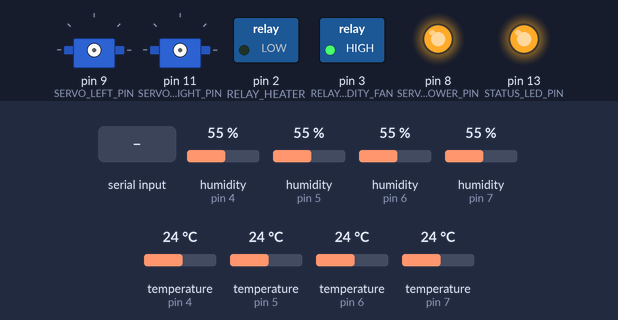
The sketch below on a simulated Arduino Uno, built with avr-gcc and run on an emulated ATmega328P. Shown: 2 × servo, switched loads named in the sketch (green lamp = pin HIGH), output pins drawn as LEDs (lit = HIGH). The inputs (shaded band) are chosen by the test bench; at power-on: humidity (sensors on pin 5, pin 6, pin 4, pin 7) 55 %, temperature (sensors on pin 4, pin 5, pin 6, pin 7) 24 °C. EEPROM starts erased; what the sketch prints to the serial monitor is not drawn.

Above: at 1.2 s.
1.3 s: "r\n" received over Serial
At 2.8 s:
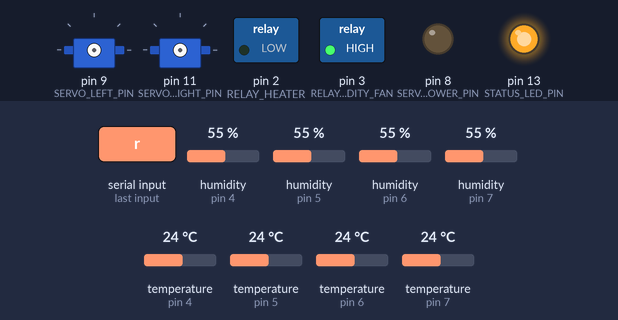
11.4 s: humidity (sensor on pin 5) set to 24 %
17.1 s: humidity (sensor on pin 5) set to 21 %
At 18.4 s:
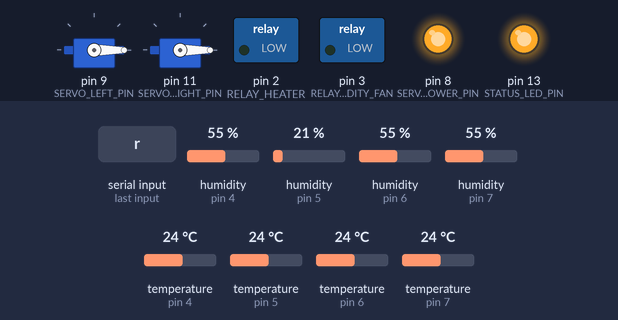
19.5 s: byte 114 ('r') received over Serial
At 21.1 s:
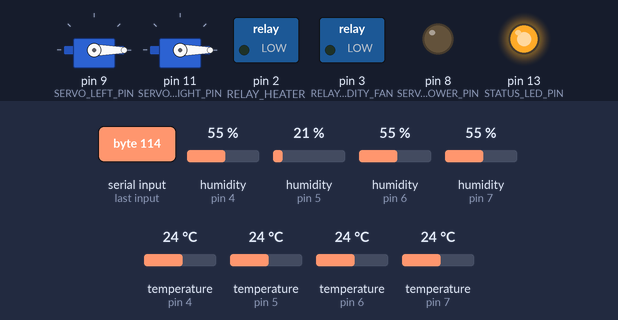
29.6 s: humidity (sensor on pin 6) set to 66 %
35.0 s: humidity (sensor on pin 6) set to 70 %
At 36.7 s:
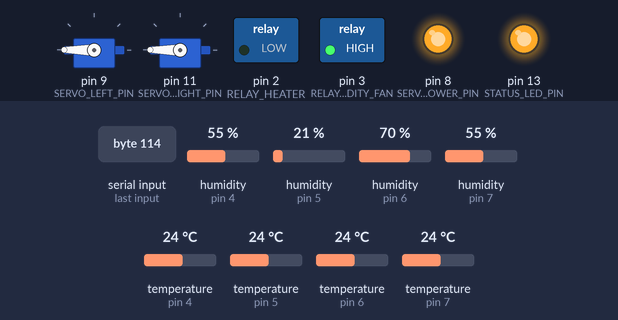
Timing chart, 0 to 38.2 s (numbered marks = the images above; inputs shaded):
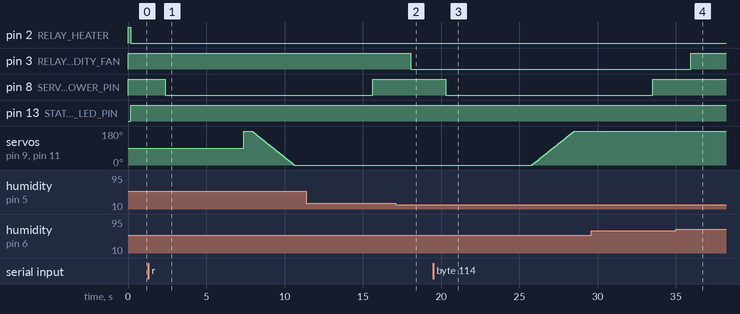

The sketch:

Incubator.ino
```cpp
#include <DHT.h>
#include <Servo.h>
#include <EEPROM.h>
#include <SoftwareSerial.h>

// =========================
// Mode
// =========================
bool hatchingMode = false;

// =========================
// Pin assignment
// =========================
#define DHTPIN1 4
#define DHTPIN2 5
#define DHTPIN3 6
#define DHTPIN4 7
#define DHTTYPE DHT11

#define RELAY_HEATER       2
#define RELAY_HUMIDITY_FAN 3

#define SERVO_LEFT_PIN   9
#define SERVO_RIGHT_PIN  11

#define SERVO_POWER_PIN 8

#define STATUS_LED_PIN 13

// =========================
// Bluetooth HC-05 serial
// =========================
#define BT_RX_PIN 12   // Arduino RX  <- HC-05 TX  (green wire)
#define BT_TX_PIN 10   // Arduino TX  -> HC-05 RX  (yellow wire, through voltage divider)

// =========================
// Servo power control
// =========================
const bool SERVO_POWER_ACTIVE_LOW = true;   // true for most relay modules
const unsigned long SERVO_POWER_BEFORE_MS = 5000;
const unsigned long SERVO_POWER_AFTER_MS  = 5000;

// =========================
// Edge correction
// =========================
unsigned long lowEdgeCounter = 0;
unsigned long highEdgeCounter = 0;
const unsigned long EDGE_TIME_LIMIT = 900;

// =========================
// Relay logic
// =========================
const bool RELAY_ACTIVE_LOW = true;

// =========================
// Temperature control - normal mode
// =========================
const float NORMAL_SETPOINT_C = 37.5;
const float NORMAL_ALWAYS_ON_BELOW_C  = 37.3;
const float NORMAL_ALWAYS_OFF_ABOVE_C = 37.7;

const float NORMAL_CORRECTION_HIGH_TEMP_C = 37.7;
const float NORMAL_CORRECTION_LOW_TEMP_C  = 37.3;

// =========================
// Temperature control - hatching mode
// =========================
const float HATCH_SETPOINT_C = 37.3;
const float HATCH_ALWAYS_ON_BELOW_C  = 36.9;
const float HATCH_ALWAYS_OFF_ABOVE_C = 37.5;

const float HATCH_CORRECTION_HIGH_TEMP_C = 37.4;
const float HATCH_CORRECTION_LOW_TEMP_C  = 37.0;

const float EXACT_BAND = 0.0;

const unsigned long HEATER_WINDOW_MS = 100000;

const int DUTY_UNDER_SETPOINT = 35;
const int DUTY_AT_SETPOINT    = 30;
const int DUTY_OVER_SETPOINT  = 25;

// =========================
// Adaptive cumulative correction
// =========================
const int CORRECTION_STEP_DUTY = 5;
const int MAX_CUMULATIVE_CORRECTION = 25;

const unsigned long CORRECTION_INTERVAL_MS = 15UL * 60UL * 1000UL;

int dutyCorrection = 0;
unsigned long lastCorrectionTime = 0;

// =========================
// Humidity control
// =========================
const float NORMAL_HUM_LOW_SETPOINT  = 50.0;
const float NORMAL_HUM_HIGH_SETPOINT = 55.0;

const float HATCH_HUM_LOW_SETPOINT  = 65.0;
const float HATCH_HUM_HIGH_SETPOINT = 70.0;

// =========================
// LED OK limits
// =========================
const float NORMAL_LED_TEMP_LOW  = 37.3;
const float NORMAL_LED_TEMP_HIGH = 37.7;
const float NORMAL_LED_HUM_LOW   = 45.0;
const float NORMAL_LED_HUM_HIGH  = 60.0;

const float HATCH_LED_TEMP_LOW  = 37.0;
const float HATCH_LED_TEMP_HIGH = 37.4;
const float HATCH_LED_HUM_LOW   = 55.0;
const float HATCH_LED_HUM_HIGH  = 75.0;

// =========================
// Sensor validity limits
// =========================
const float SENSOR_TEMP_MIN_C = 10.0;
const float SENSOR_TEMP_MAX_C = 60.0;

// =========================
// Sensor offsets and average selection
// =========================
const float TEMP_OFFSET_1 = 1.3;
const float HUM_OFFSET_1  = 9.0;
const bool USE_SENSOR_1_IN_AVERAGE = false;

const float TEMP_OFFSET_2 = 0.8;
const float HUM_OFFSET_2  = 12.0;
const bool USE_SENSOR_2_IN_AVERAGE = true;

const float TEMP_OFFSET_3 = 0.4;
const float HUM_OFFSET_3  = 10.0;
const bool USE_SENSOR_3_IN_AVERAGE = true;

const float TEMP_OFFSET_4 = -0.4;
const float HUM_OFFSET_4  = -6.0;
const bool USE_SENSOR_4_IN_AVERAGE = false;

// =========================
// Servo settings
// =========================
const int SERVO_MIN_ANGLE = 0;
const int SERVO_MAX_ANGLE = 180;
const int SERVO_STEP_DELAY_MS = 15;

const unsigned long SERVO_TURN_INTERVAL_MS = 5UL * 60UL * 60UL * 1000UL;

// EEPROM addresses
const int EEPROM_SERVO_ANGLE_ADDR = 0;
const int EEPROM_NORMAL_CORRECTION_ADDR = 1;
const int EEPROM_HATCH_CORRECTION_ADDR  = 2;

// =========================
// Objects
// =========================
DHT dht1(DHTPIN1, DHTTYPE);
DHT dht2(DHTPIN2, DHTTYPE);
DHT dht3(DHTPIN3, DHTTYPE);
DHT dht4(DHTPIN4, DHTTYPE);

Servo servoLeft;
Servo servoRight;

SoftwareSerial BT(BT_RX_PIN, BT_TX_PIN);

String serialCommandBuffer = "";
String btCommandBuffer = "";

// =========================
// State
// =========================
bool heaterOn = false;
bool humidityFanOn = false;
int heaterDuty = 0;

bool servoAtMax = true;
int currentServoAngle = SERVO_MAX_ANGLE;
unsigned long lastServoTurnTime = 0;

// =========================
// Active mode helper functions
// =========================
float activeSetpoint() {
  return hatchingMode ? HATCH_SETPOINT_C : NORMAL_SETPOINT_C;
}

float activeAlwaysOnBelow() {
  return hatchingMode ? HATCH_ALWAYS_ON_BELOW_C : NORMAL_ALWAYS_ON_BELOW_C;
}

float activeAlwaysOffAbove() {
  return hatchingMode ? HATCH_ALWAYS_OFF_ABOVE_C : NORMAL_ALWAYS_OFF_ABOVE_C;
}

float activeCorrectionHigh() {
  return hatchingMode ? HATCH_CORRECTION_HIGH_TEMP_C : NORMAL_CORRECTION_HIGH_TEMP_C;
}

float activeCorrectionLow() {
  return hatchingMode ? HATCH_CORRECTION_LOW_TEMP_C : NORMAL_CORRECTION_LOW_TEMP_C;
}

float activeHumLow() {
  return hatchingMode ? HATCH_HUM_LOW_SETPOINT : NORMAL_HUM_LOW_SETPOINT;
}

float activeHumHigh() {
  return hatchingMode ? HATCH_HUM_HIGH_SETPOINT : NORMAL_HUM_HIGH_SETPOINT;
}

int activeCorrectionEEPROMAddress() {
  return hatchingMode ? EEPROM_HATCH_CORRECTION_ADDR : EEPROM_NORMAL_CORRECTION_ADDR;
}

// =========================
// Helper functions
// =========================
void setRelay(int pin, bool on) {
  if (RELAY_ACTIVE_LOW) {
    digitalWrite(pin, on ? LOW : HIGH);
  } else {
    digitalWrite(pin, on ? HIGH : LOW);
  }
}

void setServoPower(bool on) {
  if (SERVO_POWER_ACTIVE_LOW) {
    digitalWrite(SERVO_POWER_PIN, on ? LOW : HIGH);
  } else {
    digitalWrite(SERVO_POWER_PIN, on ? HIGH : LOW);
  }
}

bool isSensorValid(float t, float h) {
  if (isnan(t) || isnan(h)) return false;
  if (t < SENSOR_TEMP_MIN_C) return false;
  if (t > SENSOR_TEMP_MAX_C) return false;
  return true;
}

float round1(float x) {
  return round(x * 10.0) / 10.0;
}

int clampDuty(int value) {
  if (value < 0) return 0;
  if (value > 100) return 100;
  return value;
}

int clampCorrection(int value) {
  if (value > MAX_CUMULATIVE_CORRECTION) return MAX_CUMULATIVE_CORRECTION;
  if (value < -MAX_CUMULATIVE_CORRECTION) return -MAX_CUMULATIVE_CORRECTION;
  return value;
}

// =========================
// Serial + Bluetooth printing helpers
// =========================
void printBoth(const char *value) {
  Serial.print(value);
  BT.print(value);
}

void printBoth(char value) {
  Serial.print(value);
  BT.print(value);
}

void printBoth(bool value) {
  Serial.print(value);
  BT.print(value);
}

void printBoth(int value) {
  Serial.print(value);
  BT.print(value);
}

void printBoth(unsigned long value) {
  Serial.print(value);
  BT.print(value);
}

void printBoth(float value) {
  Serial.print(value);
  BT.print(value);
}

void printBoth(float value, int digits) {
  Serial.print(value, digits);
  BT.print(value, digits);
}

void printlnBoth(const char *value) {
  Serial.println(value);
  BT.println(value);
}

void printlnBoth(int value) {
  Serial.println(value);
  BT.println(value);
}

void printlnBoth(char value) {
  Serial.println(value);
  BT.println(value);
}

void printlnBoth(bool value) {
  Serial.println(value);
  BT.println(value);
}

void printlnBoth(unsigned long value) {
  Serial.println(value);
  BT.println(value);
}

void printlnBoth(float value) {
  Serial.println(value);
  BT.println(value);
}

void printlnBoth(float value, int digits) {
  Serial.println(value, digits);
  BT.println(value, digits);
}

// =========================
// EEPROM correction functions
// =========================
void saveCorrectionToEEPROM(int correction) {
  int storedValue = correction + 100;
  EEPROM.update(activeCorrectionEEPROMAddress(), storedValue);
}

int readCorrectionFromEEPROM() {
  int storedValue = EEPROM.read(activeCorrectionEEPROMAddress());
  int correction = storedValue - 100;

  if (correction < -MAX_CUMULATIVE_CORRECTION ||
      correction > MAX_CUMULATIVE_CORRECTION) {
    correction = 0;
  }

  return correction;
}

void updateDutyCorrection(float temp) {
  unsigned long now = millis();

  if (now - lastCorrectionTime < CORRECTION_INTERVAL_MS) {
    return;
  }

  int oldCorrection = dutyCorrection;

  if (temp >= activeCorrectionHigh()) {
    dutyCorrection -= CORRECTION_STEP_DUTY;
    dutyCorrection = clampCorrection(dutyCorrection);
    lastCorrectionTime = now;
  }
  else if (temp <= activeCorrectionLow()) {
    dutyCorrection += CORRECTION_STEP_DUTY;
    dutyCorrection = clampCorrection(dutyCorrection);
    lastCorrectionTime = now;
  }

  if (dutyCorrection != oldCorrection) {
    saveCorrectionToEEPROM(dutyCorrection);
  }
}

int calculateHeaterDuty(float temp) {
  updateDutyCorrection(temp);

  if (temp < activeAlwaysOnBelow()) return 100;
  if (temp > activeAlwaysOffAbove()) return 0;

  int baseDuty;

  if (temp < activeSetpoint() - EXACT_BAND) {
    baseDuty = DUTY_UNDER_SETPOINT;
  }
  else if (temp > activeSetpoint() + EXACT_BAND) {
    baseDuty = DUTY_OVER_SETPOINT;
  }
  else {
    baseDuty = DUTY_AT_SETPOINT;
  }

  return clampDuty(baseDuty + dutyCorrection);
}

void applyHeaterPulseControl(int dutyPercent) {
  unsigned long windowPosition = millis() % HEATER_WINDOW_MS;
  unsigned long onTime = (HEATER_WINDOW_MS * dutyPercent) / 100;

  heaterOn = (windowPosition < onTime);
  setRelay(RELAY_HEATER, heaterOn);
}

void saveServoAngleToEEPROM(int angle) {
  EEPROM.update(EEPROM_SERVO_ANGLE_ADDR, angle);
}

int readServoAngleFromEEPROM() {
  int angle = EEPROM.read(EEPROM_SERVO_ANGLE_ADDR);

  if (angle < SERVO_MIN_ANGLE || angle > SERVO_MAX_ANGLE) {
    angle = SERVO_MAX_ANGLE;
  }

  return angle;
}

void moveServosSmooth(int targetAngle) {
  setServoPower(true);
  delay(SERVO_POWER_BEFORE_MS);

  servoLeft.attach(SERVO_LEFT_PIN);
  servoRight.attach(SERVO_RIGHT_PIN);

  servoLeft.write(currentServoAngle);
  servoRight.write(currentServoAngle);
  delay(500);

  if (currentServoAngle < targetAngle) {
    for (int angle = currentServoAngle; angle <= targetAngle; angle++) {
      servoLeft.write(angle);
      servoRight.write(angle);
      delay(SERVO_STEP_DELAY_MS);
    }
  } else {
    for (int angle = currentServoAngle; angle >= targetAngle; angle--) {
      servoLeft.write(angle);
      servoRight.write(angle);
      delay(SERVO_STEP_DELAY_MS);
    }
  }

  currentServoAngle = targetAngle;
  saveServoAngleToEEPROM(currentServoAngle);

  delay(SERVO_POWER_AFTER_MS);

  servoLeft.detach();
  servoRight.detach();

  setServoPower(false);
}

void rotateEggs() {
  if (hatchingMode) {
    printlnBoth("Servo: STOPPED (hatching mode)");
    return;
  }

  if (servoAtMax) {
    moveServosSmooth(SERVO_MIN_ANGLE);
    servoAtMax = false;
    printlnBoth("Servo: MIN");
  } else {
    moveServosSmooth(SERVO_MAX_ANGLE);
    servoAtMax = true;
    printlnBoth("Servo: MAX");
  }

  lastServoTurnTime = millis();
}

void switchMode(bool hatchMode) {
  if (hatchingMode == hatchMode) {
    printBoth("Mode already ");
    printlnBoth(hatchingMode ? "HATCHING" : "NORMAL");
    return;
  }

  saveCorrectionToEEPROM(dutyCorrection);

  hatchingMode = hatchMode;
  dutyCorrection = readCorrectionFromEEPROM();

  lowEdgeCounter = 0;
  highEdgeCounter = 0;
  lastCorrectionTime = millis();
  lastServoTurnTime = millis();

  printBoth("Mode changed to ");
  printBoth(hatchingMode ? "HATCHING" : "NORMAL");
  printBoth(" | Corr=");
  printlnBoth(dutyCorrection);
}

bool handleModeCommand(String command) {
  command.trim();

  if (command.length() == 0) {
    return false;
  }

  if (command.equalsIgnoreCase("Hatch")) {
    switchMode(true);
    return true;
  }

  if (command.equalsIgnoreCase("Normal")) {
    switchMode(false);
    return true;
  }

  return false;
}

void handleServoCommand(char c, bool &correctionChanged) {
  if (c == 'r' || c == 'R') {
    rotateEggs();
  }
  else if (c == '+') {
    dutyCorrection += CORRECTION_STEP_DUTY;
    dutyCorrection = clampCorrection(dutyCorrection);
    correctionChanged = true;
  }
  else if (c == '-') {
    dutyCorrection -= CORRECTION_STEP_DUTY;
    dutyCorrection = clampCorrection(dutyCorrection);
    correctionChanged = true;
  }
}

void handleIncomingChar(char c, String &commandBuffer, bool &correctionChanged) {
  if ((c == 'r' || c == 'R') && commandBuffer.length() == 0) {
    handleServoCommand(c, correctionChanged);
    return;
  }

  if (isAlpha(c)) {
    commandBuffer += c;

    if (handleModeCommand(commandBuffer)) {
      commandBuffer = "";
    }

    return;
  }

  if (c == '\n' || c == '\r' || c == ' ' || c == '\t') {
    handleModeCommand(commandBuffer);
    commandBuffer = "";
    return;
  }

  commandBuffer = "";
  handleServoCommand(c, correctionChanged);
}

void checkServo() {
  bool correctionChanged = false;

  while (Serial.available()) {
    char c = Serial.read();
    handleIncomingChar(c, serialCommandBuffer, correctionChanged);
  }

  while (BT.available()) {
    char c = BT.read();
    handleIncomingChar(c, btCommandBuffer, correctionChanged);
  }

  if (correctionChanged) {
    saveCorrectionToEEPROM(dutyCorrection);

    printBoth("Manual Corr=");
    printlnBoth(dutyCorrection);
  }

  if (!hatchingMode &&
      millis() - lastServoTurnTime >= SERVO_TURN_INTERVAL_MS) {
    rotateEggs();
  }
}

void updateStatusLED(float controlTemp, float usedHum) {
  bool systemOK;

  if (hatchingMode) {
    systemOK =
      (controlTemp >= HATCH_LED_TEMP_LOW && controlTemp <= HATCH_LED_TEMP_HIGH) &&
      (usedHum >= HATCH_LED_HUM_LOW && usedHum <= HATCH_LED_HUM_HIGH);
  } else {
    systemOK =
      (controlTemp >= NORMAL_LED_TEMP_LOW && controlTemp <= NORMAL_LED_TEMP_HIGH) &&
      (usedHum >= NORMAL_LED_HUM_LOW && usedHum <= NORMAL_LED_HUM_HIGH);
  }

  digitalWrite(STATUS_LED_PIN, systemOK ? LOW : HIGH);
}

void setup() {
  Serial.begin(9600);
  BT.begin(9600);

  dht1.begin();
  dht2.begin();
  dht3.begin();
  dht4.begin();

  pinMode(RELAY_HEATER, OUTPUT);
  pinMode(RELAY_HUMIDITY_FAN, OUTPUT);

  setRelay(RELAY_HEATER, false);
  setRelay(RELAY_HUMIDITY_FAN, false);

  pinMode(SERVO_POWER_PIN, OUTPUT);
  setServoPower(false);

  pinMode(STATUS_LED_PIN, OUTPUT);
  digitalWrite(STATUS_LED_PIN, LOW);

  dutyCorrection = readCorrectionFromEEPROM();

  int savedServoAngle = readServoAngleFromEEPROM();

  currentServoAngle = savedServoAngle;
  servoAtMax = (savedServoAngle == SERVO_MAX_ANGLE);

  lastServoTurnTime = millis();
  lastCorrectionTime = millis();

  printBoth("System started | Mode=");
  printBoth(hatchingMode ? "HATCHING" : "NORMAL");
  printBoth(" | Saved Corr=");
  printBoth(dutyCorrection);
  printBoth(" | Saved Servo=");
  printlnBoth(currentServoAngle);
}

// =========================
// MAIN LOOP
// =========================
void loop() {
  checkServo();

  float h1 = dht1.readHumidity();
  float t1 = dht1.readTemperature();

  float h2 = dht2.readHumidity();
  float t2 = dht2.readTemperature();

  float h3 = dht3.readHumidity();
  float t3 = dht3.readTemperature();

  float h4 = dht4.readHumidity();
  float t4 = dht4.readTemperature();

  h1 += HUM_OFFSET_1;
  t1 += TEMP_OFFSET_1;

  h2 += HUM_OFFSET_2;
  t2 += TEMP_OFFSET_2;

  h3 += HUM_OFFSET_3;
  t3 += TEMP_OFFSET_3;

  h4 += HUM_OFFSET_4;
  t4 += TEMP_OFFSET_4;

  bool ok1 = isSensorValid(t1, h1);
  bool ok2 = isSensorValid(t2, h2);
  bool ok3 = isSensorValid(t3, h3);
  bool ok4 = isSensorValid(t4, h4);

  float usedTemp = 0;
  float usedHum  = 0;
  int usedCount = 0;

  bool use1 = ok1 && USE_SENSOR_1_IN_AVERAGE;
  bool use2 = ok2 && USE_SENSOR_2_IN_AVERAGE;
  bool use3 = ok3 && USE_SENSOR_3_IN_AVERAGE;
  bool use4 = ok4 && USE_SENSOR_4_IN_AVERAGE;

  if (use1) {
    usedTemp += t1;
    usedHum  += h1;
    usedCount++;
  }

  if (use2) {
    usedTemp += t2;
    usedHum  += h2;
    usedCount++;
  }

  if (use3) {
    usedTemp += t3;
    usedHum  += h3;
    usedCount++;
  }

  if (use4) {
    usedTemp += t4;
    usedHum  += h4;
    usedCount++;
  }

  bool anyUsedSensor = (usedCount > 0);

  if (anyUsedSensor) {
    usedTemp /= usedCount;
    usedHum  /= usedCount;

    float controlTemp = round1(usedTemp);

    if (controlTemp == 37.4) {
      lowEdgeCounter++;
    } else {
      lowEdgeCounter = 0;
    }

    if (controlTemp == 37.6) {
      highEdgeCounter++;
    } else {
      highEdgeCounter = 0;
    }

    if (lowEdgeCounter >= EDGE_TIME_LIMIT) {
      dutyCorrection += CORRECTION_STEP_DUTY;
      dutyCorrection = clampCorrection(dutyCorrection);
      saveCorrectionToEEPROM(dutyCorrection);
      lowEdgeCounter = 0;
      printlnBoth("Low edge correction applied");
    }

    if (highEdgeCounter >= EDGE_TIME_LIMIT) {
      dutyCorrection -= CORRECTION_STEP_DUTY;
      dutyCorrection = clampCorrection(dutyCorrection);
      saveCorrectionToEEPROM(dutyCorrection);
      highEdgeCounter = 0;
      printlnBoth("High edge correction applied");
    }

    heaterDuty = calculateHeaterDuty(controlTemp);

    applyHeaterPulseControl(heaterDuty);

    if (!humidityFanOn && usedHum < activeHumLow()) {
      humidityFanOn = true;
      setRelay(RELAY_HUMIDITY_FAN, true);
    }
    else if (humidityFanOn && usedHum > activeHumHigh()) {
      humidityFanOn = false;
      setRelay(RELAY_HUMIDITY_FAN, false);
    }

    updateStatusLED(controlTemp, usedHum);

    float maxTemp = -100.0;
    float minTemp = 100.0;

    if (use1) {
      maxTemp = max(maxTemp, t1);
      minTemp = min(minTemp, t1);
    }

    if (use2) {
      maxTemp = max(maxTemp, t2);
      minTemp = min(minTemp, t2);
    }

    if (use3) {
      maxTemp = max(maxTemp, t3);
      minTemp = min(minTemp, t3);
    }

    if (use4) {
      maxTemp = max(maxTemp, t4);
      minTemp = min(minTemp, t4);
    }

    float tempSpread = maxTemp - minTemp;

    int rotationRemainingMin = 0;

    if (!hatchingMode) {
      unsigned long elapsedRotationMs = millis() - lastServoTurnTime;

      if (elapsedRotationMs < SERVO_TURN_INTERVAL_MS) {
        rotationRemainingMin = (int)((SERVO_TURN_INTERVAL_MS - elapsedRotationMs) / 60000UL);
      }
    }

    printBoth("S1: ");
    if (ok1) {
      printBoth(t1, 1);
      printBoth("C ");
      printBoth(h1, 1);
      printBoth("% ");
      printBoth(USE_SENSOR_1_IN_AVERAGE ? "A" : "P");
    } else {
      printBoth("ERR");
    }

    printBoth(" | S2: ");
    if (ok2) {
      printBoth(t2, 1);
      printBoth("C ");
      printBoth(h2, 1);
      printBoth("% ");
      printBoth(USE_SENSOR_2_IN_AVERAGE ? "A" : "P");
    } else {
      printBoth("ERR");
    }

    printBoth(" | S3: ");
    if (ok3) {
      printBoth(t3, 1);
      printBoth("C ");
      printBoth(h3, 1);
      printBoth("% ");
      printBoth(USE_SENSOR_3_IN_AVERAGE ? "A" : "P");
    } else {
      printBoth("ERR");
    }

    printBoth(" | S4: ");
    if (ok4) {
      printBoth(t4, 1);
      printBoth("C ");
      printBoth(h4, 1);
      printBoth("% ");
      printBoth(USE_SENSOR_4_IN_AVERAGE ? "A" : "P");
    } else {
      printBoth("ERR");
    }

    printBoth(" | T=");
    printBoth(controlTemp, 1);

    printBoth(" | H=");
    printBoth(usedHum, 1);

    printBoth(" | Duty=");
    printBoth(heaterDuty);

    printBoth(" | Corr=");
    printBoth(dutyCorrection);

    printBoth(" | Htr=");
    printBoth(heaterOn);

    printBoth(" | HFan=");
    printBoth(humidityFanOn);

    printBoth(" | Servo=");
    if (hatchingMode) {
      printBoth("STOPPED");
    } else {
      printBoth(servoAtMax ? "MAX" : "MIN");
    }

    printBoth(" | Mod=");
    printBoth(hatchingMode ? "HTCH" : "NRML");

    printBoth(" | Sprd=");
    printBoth(tempSpread, 1);

    printBoth(" | AvgSens=");
    printBoth(usedCount);

    printBoth(" | RotMin=");
    if (hatchingMode) {
      printBoth("STOP");
    } else {
      printBoth(rotationRemainingMin);
    }

    printBoth(" | LEC=");
    printBoth(lowEdgeCounter);

    printBoth(" | HEC=");
    printlnBoth(highEdgeCounter);
  }
  else {
    heaterOn = false;
    humidityFanOn = false;
    heaterDuty = 0;

    setRelay(RELAY_HEATER, false);
    setRelay(RELAY_HUMIDITY_FAN, false);

    digitalWrite(STATUS_LED_PIN, HIGH);

    printlnBoth("Heater: OFF | HumFan: OFF | LED: ON (no sensors selected for average/control)");
  }

  delay(2000);
}
```

Measured:
- the behaviour switches between 23 and 22 % on humidity (sensor on pin 5) (found by bisection; images 1 and 2)
- the behaviour switches between 67 and 68 % on humidity (sensor on pin 6) (found by bisection; images 3 and 4)
- after the input at 1.3 s, pin 8 (SERVO_POWER_PIN): HIGH → LOW after 1.1 s
- after the input at 17.1 s, pin 3 (RELAY_HUMIDITY_FAN): HIGH → LOW after 0.96 s
- after the input at 19.5 s, pin 8 (SERVO_POWER_PIN): HIGH → LOW after 0.79 s; servo on pin 9 (SERVO_LEFT_PIN), servo on pin 11 (SERVO_RIGHT_PIN): moves from 0° to 180° over 2.7 s, starting after 6.3 s
- after the input at 35.0 s, pin 3 (RELAY_HUMIDITY_FAN): LOW → HIGH after 0.96 s
